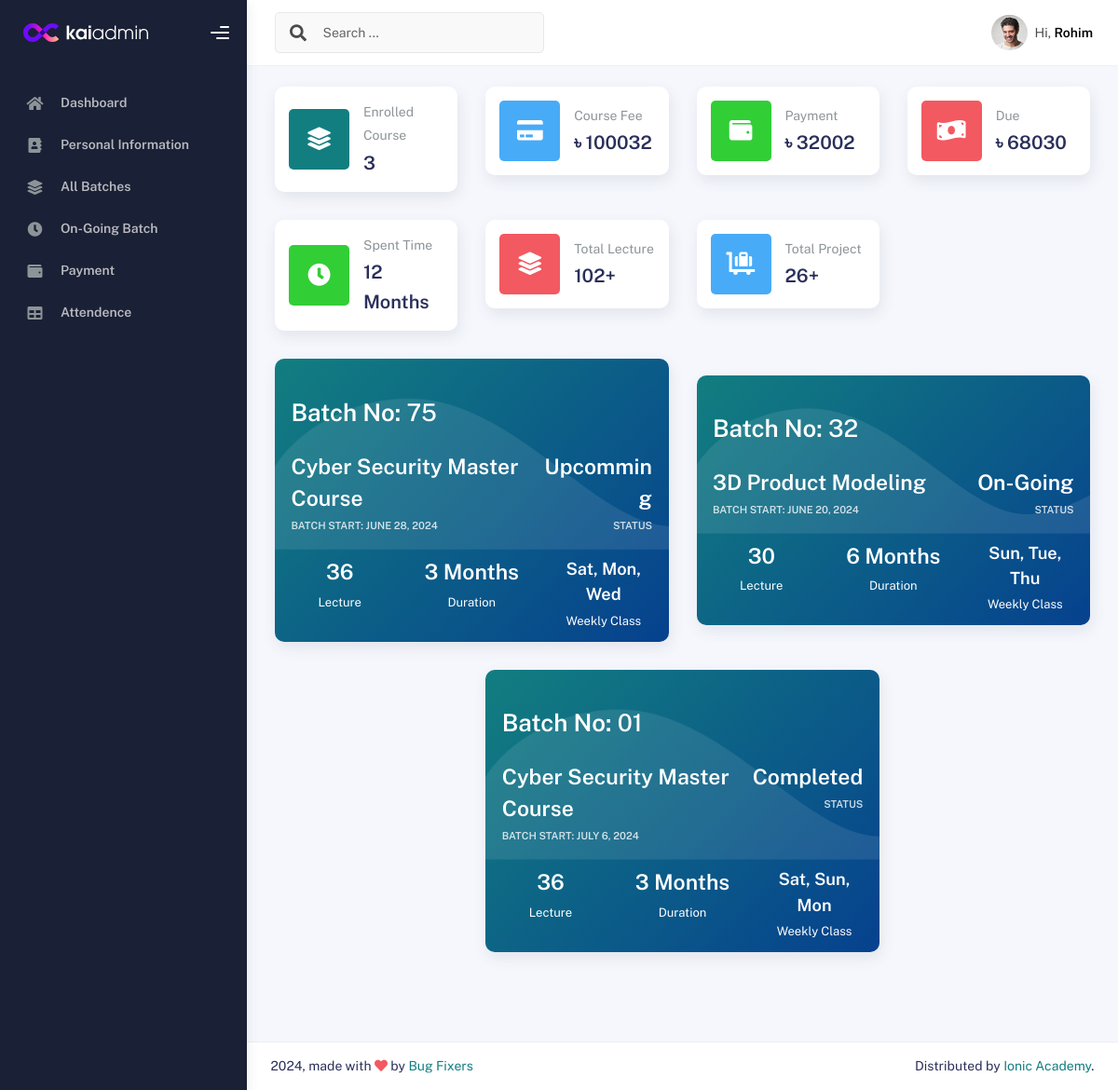
/dashboard/ (signed in), run on the app's committed database.
### IMSapp/models.py (models this page shows, shortened)
class IMSUserModel(AbstractUser):
    USERTYPE=[
        ('Authority','Authority'),
        ('Student','Student'),
        ('Teacher','Teacher'),
        ('Staff','Staff'),
    ]
    UserType=models.CharField(choices=USERTYPE,max_length=100, null=True)

class StudentModel(models.Model):
    Imsuser=models.OneToOneField(IMSUserModel,on_delete=models.CASCADE,related_name='studentinfo',null=True)
    StudentID=models.CharField(max_length=100,null=True)
    StudentName=models.CharField(max_length=100,null=True)
    StudentPhoto=models.ImageField(upload_to='media/studentPhoto',null=True)
    AdmissionDate=models.DateField(auto_now_add=True,null=True)
    EducationalQualification=models.CharField(max_length=100,null=True)
    LinkedInLink =models.CharField(max_length=150,null=True)
    GithubLink =models.CharField(max_length=150,null=True)
    FacebookLink =models.CharField(max_length=150,null=True)

class AdmittedCourseModel(models.Model):
    Courseuser=models.ForeignKey(IMSUserModel,on_delete=models.CASCADE,related_name='admittedcourseinfo', null=True)
    Studentuser =models.ForeignKey(StudentModel,on_delete=models.CASCADE,related_name='studetinfo', null=True)
    StudentID = models.CharField(max_length=150,null=True)
    LearningBatch=models.ForeignKey(BatchInfoModel,on_delete=models.SET_NULL, related_name="batchinfo",null=True)
    CourseFee=models.CharField(max_length=150,null=True)
    Payment=models.CharField(max_length=150,null=True)
    Due=models.CharField(max_length=150,null=True)
    AdmissionDate=models.DateField(auto_now_add=True,null=True)
    CourseName = models.ForeignKey(CourseInfoModel,on_delete =models.SET_NULL, related_name="courseinfo",null=True)

class BatchInfoModel(models.Model):
    BatchNo=models.CharField(max_length=100,null=True)
    Batchschedule=models.CharField(max_length=100,null=True)
    STATUS = [
        ('On-Going','On-Going'),
        ('Upcomming','Upcomming'),
        ('Completed','Completed')
    ]
    Status=models.CharField(choices = STATUS, max_length=100,null=True)
    BatchStartDate=models.DateField(null=True)
    TotalStudent=models.CharField(max_length=100,null=True)
    BatchInstructor=models.CharField(max_length=100,null=True)
    CourseName=models.ForeignKey(CourseInfoModel,on_delete = models.SET_NULL,related_name='coursenameinfo',null=True)
    def __str__(self):
        return self.BatchNo

class CourseInfoModel(models.Model):
    CourseName=models.CharField(max_length=150, null=True)
    Sologan=models.CharField(max_length=100, null=True)
    ShortSummary=models.CharField(max_length=150, null=True)
    CourseCategory=models.ForeignKey(CourseCategoryModel,on_delete=models.SET_NULL,related_name='coursecategory', null=True)
    Lecture=models.IntegerField(null=True)
    CourseDuration=models.IntegerField(null=True)
    WeeklyClass=models.IntegerField(null=True)
    ClassDuration=models.IntegerField(null=True)
    TotalProject=models.IntegerField(null=True)
    CourseOverview=models.TextField(null=True)
    CourseCurrriculum=models.TextField(null=True)
    Software=models.TextField(max_length=200, null=True)
    CourseFor=models.TextField(null=True)
    JobPositions=models.TextField(null=True)
    CourseFee=models.IntegerField(null=True)
    IntroVideo=models.CharField(max_length=200, null=True)
    CourseImage=models.ImageField(upload_to='media/courseImage', null=True)
    def __str__(self):
        return self.CourseName

### IMSapp/views.py (the view)
# urls.py: path('dashboard/',dashboard,name="dashboard"),
@login_required
def dashboard(request):
    coursedata = CourseInfoModel.objects.all()
    categorydata = CourseCategoryModel.objects.all()
    studentdata = StudentModel.objects.all()
    batchdata = BatchInfoModel.objects.all()
    teacherdata = TeacherModel.objects.all()
    admittedcourse = AdmittedCourseModel.objects.all()
    totalenrolledstudent = admittedcourse.count()
    totalteacher = teacherdata.count()
    totalbatch = batchdata.count()
    totalcourse = coursedata.count()
    combined_data = []
    for data in batchdata:
        enrolledstudent = AdmittedCourseModel.objects.filter(LearningBatch=data).count()
        combined_data.append({
            'batchdata': data,
            'enrolledstudent': enrolledstudent,
        })
    current_user = request.user
    coursefee=0
    payment=0
    studentcoursedata=AdmittedCourseModel.objects.filter(Courseuser=current_user)
    for batch in studentcoursedata:
        coursefee += int(batch.CourseFee)
        payment += int(batch.Payment)
    due = int(coursefee) - int(payment)
    spenttime = 0
    lecture = 0
    project = 0
    for batch in studentcoursedata:
        course = get_object_or_404(CourseInfoModel,CourseName =batch.LearningBatch.CourseName)
        spenttime += int(course.CourseDuration)
        lecture += int(course.Lecture)
        project += int(course.TotalProject)
    context = {
        'teacherdata':teacherdata,
        'coursedata':coursedata,
        'categorydata':categorydata,
        'studentdata':studentdata,
        'totalenrolledstudent':totalenrolledstudent,
        'totalteacher':totalteacher,
        'totalbatch':totalbatch,
        'totalcourse':totalcourse,
        'combined_data':combined_data,
        'studentcoursedata':studentcoursedata,
        'coursefee':coursefee,
        'payment':payment,
        'due':due,
        'spenttime':spenttime,
        'lecture':lecture,
        'project':project,
    }
    return render(request,'common/dashboard.html',context)

### IMSapp/templates/common/dashboard.html (shortened to what this page needs)
{% extends 'profilemaster/master.html' %}
{% block content %}
{% if user.UserType == 'Student' %}
<div class="row">
  <div class="col-sm-6 col-md-3">
    <div class="card card-stats card-round">
      <div class="card-body">
        <div class="row align-items-center">
          <div class="col-icon">
            <div class="icon-big text-center icon-primary bubble-shadow-small">
              <i class="fas fa-layer-group"></i>
            </div>
          </div>
          <div class="col col-stats ms-3 ms-sm-0">
            <div class="numbers">
              <p class="card-category">Enrolled Course</p>
              <h4 class="card-title">{{studentcoursedata|length}}</h4>
            </div>
          </div>
        </div>
      </div>
    </div>
  </div>
  <div class="col-sm-6 col-md-3">
    <div class="card card-stats card-round">
      <div class="card-body">
        <div class="row align-items-center">
          <div class="col-icon">
            <div class="icon-big text-center icon-info bubble-shadow-small">
              <i class="fas fa-credit-card"></i>
            </div>
          </div>
          <div class="col col-stats ms-3 ms-sm-0">
            <div class="numbers">
              <p class="card-category">Course Fee</p>
              <h4 class="card-title">৳ {{coursefee}}</h4>
            </div>
          </div>
        </div>
      </div>
    </div>
  </div>
  <div class="col-sm-6 col-md-3">
    <div class="card card-stats card-round">
      <div class="card-body">
        <div class="row align-items-center">
          <div class="col-icon">
            <div class="icon-big text-center icon-success bubble-shadow-small">
              <i class="fas fa-wallet"></i>
            </div>
          </div>
          <div class="col col-stats ms-3 ms-sm-0">
            <div class="numbers">
              <p class="card-category">Payment</p>
              <h4 class="card-title">৳ {{payment}}</h4>
            </div>
          </div>
        </div>
      </div>
    </div>
  </div>
  <div class="col-sm-6 col-md-3">
      <div class="card card-stats card-round">
        <div class="card-body">
          <div class="row align-items-center">
            <div class="col-icon">
              <div class="icon-big text-center icon-danger bubble-shadow-small">
                  <i class="fas fa-money-bill-wave"></i>
              </div>
            </div>
            <div class="col col-stats ms-3 ms-sm-0">
              <div class="numbers">
                <p class="card-category">Due</p>
                <h4 class="card-title">৳ {{due}}</h4>
              </div>
            </div>
          </div>
        </div>
      </div>
    </div>
</div>
<div class="row">
  <div class="col-sm-6 col-md-3">
      <div class="card card-stats card-round">
          <div class="card-body">
              <div class="row align-items-center">
                  <div class="col-icon">
                      <div class="icon-big text-center icon-success bubble-shadow-small">
                          <i class="fas fa-clock"></i>
                      </div>
                  </div>
                  <div class="col col-stats ms-3 ms-sm-0">
                      <div class="numbers">
                          <p class="card-category">Spent Time</p>
                          <h4 class="card-title">{{spenttime}} Months</h4>
                      </div>
                  </div>
              </div>
          </div>
      </div>
  </div>
  <div class="col-sm-6 col-md-3">
      <div class="card card-stats card-round">
          <div class="card-body">
              <div class="row align-items-center">
                  <div class="col-icon">
                      <div class="icon-big text-center icon-danger bubble-shadow-small">
                          <i class="fas fa-layer-group"></i>
                      </div>
                  </div>
                  <div class="col col-stats ms-3 ms-sm-0">
                      <div class="numbers">
                          <p class="card-category">Total Lecture</p>
                          <h4 class="card-title">{{lecture}}+</h4>
                      </div>
                  </div>
              </div>
          </div>
      </div>
  </div>
  <div class="col-sm-6 col-md-3">
      <div class="card card-stats card-round">
        <div class="card-body">
          <div class="row align-items-center">
            <div class="col-icon">
              <div class="icon-big text-center icon-info bubble-shadow-small">
                <i class="fas fa-luggage-cart"></i>
              </div>
            </div>
            <div class="col col-stats ms-3 ms-sm-0">
              <div class="numbers">
                <p class="card-category">Total Project</p>
                <h4 class="card-title">{{project}}+</h4>
              </div>
            </div>
          </div>
        </div>
      </div>
    </div>
</div>
<div class="row justify-content-center align-items-center mb-5">
  {% for i in studentcoursedata %}
  <div class="col-md-6">
      <a href="{% url 'batchdetails' i.LearningBatch.id %}">
      <div class="card card-black bg-primary-gradient">
          <div class="card-body curves-shadow">
              <h2 class="py-4 mb-0"><strong>Batch No:</strong> {{i.LearningBatch}}</h2>
              <div class="row">
                  <div class="col-8 pe-0">
                      <h3 class="fw-bold mb-1">{{i.LearningBatch.CourseName}}</h3>
                      <div class="text-small text-uppercase fw-bold op-8">
                          Batch Start: {{i.LearningBatch.BatchStartDate}}
                      </div>
                  </div>
                  <div class="col-4 ps-0 text-end">
                      <h3 class="fw-bold mb-1">{{i.LearningBatch.Status}} </h3>
                      <div class="text-small text-uppercase fw-bold op-8">
                          Status
                      </div>
                  </div>
              </div>
          </div>
          <div class="card-footer">
              <div class="row user-stats text-center">
                  <div class="col">
                      <h3 class="number fw-bold p-0 m-0">{{i.LearningBatch.CourseName.Lecture}}</h3>
                      <div class="title">Lecture</div>
                  </div>
                  <div class="col">
                      <h3 class="number fw-bold p-0 m-0">{{i.LearningBatch.CourseName.CourseDuration}} Months</h3>
                      <div class="title">Duration</div>
                  </div>
                  <div class="col">
                      <h5 class="number fw-bold p-0 m-0">{{i.LearningBatch.Batchschedule}}</h5>
                      <div class="title">Weekly Class</div>
                  </div>
              </div>
          </div>
      </div>
      </a>
  </div>
  {% endfor %}
</div>
{% endif %}
{% endblock content %}

### IMSapp/templates/profilemaster/header.html (shortened to what this page needs)
{% load static %}
<div class="main-header">
    <nav class="navbar navbar-header navbar-header-transparent navbar-expand-lg border-bottom">
      <div class="container-fluid">
        <nav class="navbar navbar-header-left navbar-expand-lg navbar-form nav-search p-0 d-none d-lg-flex">
          <div class="input-group">
            <div class="input-group-prepend">
              <button type="submit" class="btn btn-search pe-1">
                <i class="fa fa-search search-icon"></i>
              </button>
            </div>
            <input type="text" placeholder="Search ..." class="form-control" />
          </div>
        </nav>
        <ul class="navbar-nav topbar-nav ms-md-auto align-items-center">
          <li class="nav-item topbar-user dropdown hidden-caret">
            <a class="dropdown-toggle profile-pic" data-bs-toggle="dropdown" href="#" aria-expanded="false">
              <div class="avatar-sm">
                <img src="{% static 'profileassets/img/profile.jpg' %}" alt="..." class="avatar-img rounded-circle" />
              </div>
              <span class="profile-username">
                <span class="op-7">Hi,</span>
                <span class="fw-bold">{{user.studentinfo.StudentName}}</span>
              </span>
            </a>
          </li>
        </ul>
      </div>
    </nav>
  </div>

### data on the page
IMSUserModel: studentinfo.StudentName "Rohim"
AdmittedCourseModel: LearningBatch "75", LearningBatch.CourseName "Cyber Security Master Course", LearningBatch.BatchStartDate "JUNE 28, 2024", LearningBatch.Status "Upcomming", LearningBatch.CourseName.Lecture "36", LearningBatch.CourseName.CourseDuration "3", LearningBatch.Batchschedule "Sat, Mon, Wed"
AdmittedCourseModel: LearningBatch "32", LearningBatch.CourseName "3D Product Modeling", LearningBatch.BatchStartDate "JUNE 20, 2024", LearningBatch.Status "On-Going", LearningBatch.CourseName.Lecture "30", LearningBatch.CourseName.CourseDuration "6", LearningBatch.Batchschedule "Sun, Tue, Thu"
AdmittedCourseModel: LearningBatch "01", LearningBatch.CourseName "Cyber Security Master Course", LearningBatch.BatchStartDate "JULY 6, 2024", LearningBatch.Status "Completed", LearningBatch.CourseName.Lecture "36", LearningBatch.CourseName.CourseDuration "3", LearningBatch.Batchschedule "Sat, Sun, Mon"

### other printed values
{{ studentcoursedata|length }} "3"
{{ coursefee }} "100032"
{{ payment }} "32002"
{{ due }} "68030"
{{ spenttime }} "12"
{{ lecture }} "102"
{{ project }} "26"
